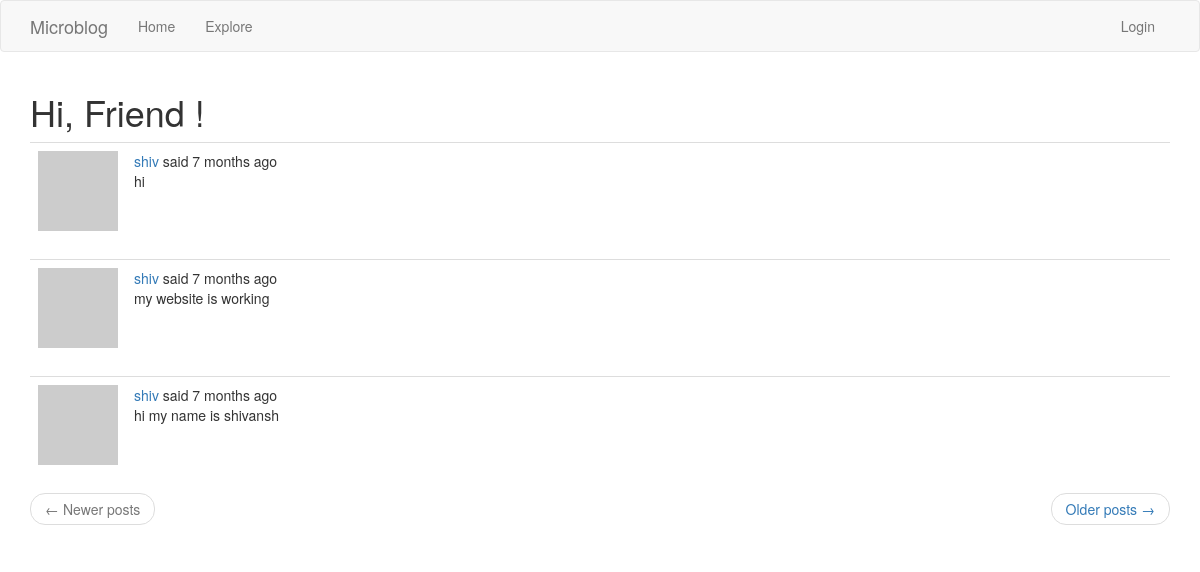
Before: /explore with the older database file.
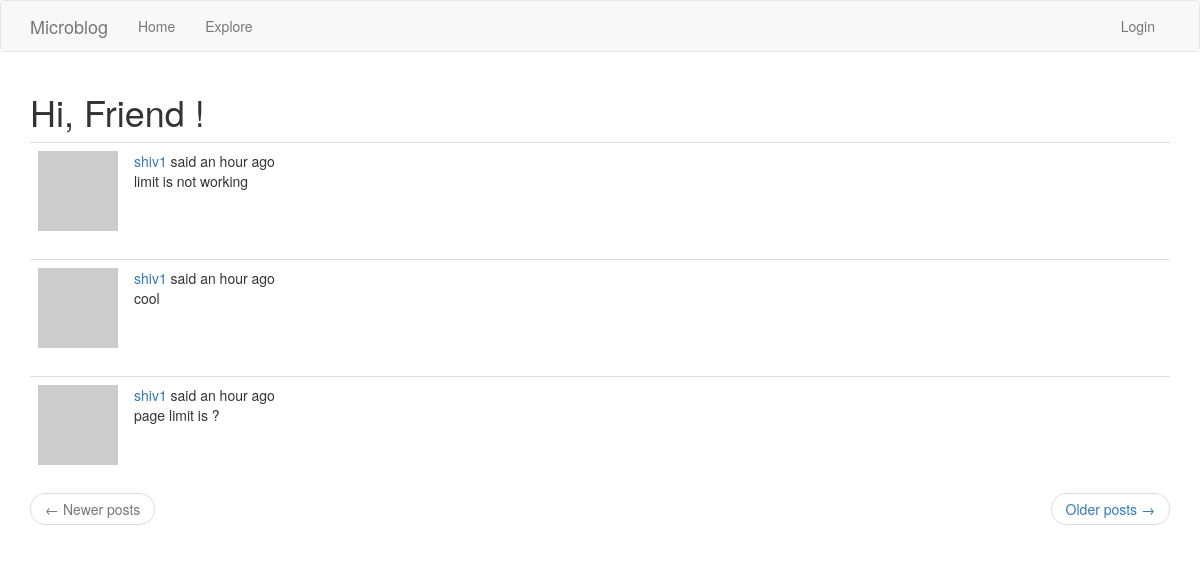
After: the same page with the newer database file.
### app/models.py (models this page shows, shortened)
class Post(db.Model):
    id = db.Column(db.Integer, primary_key=True)
    body = db.Column(db.String(140))
    timestamp = db.Column(db.DateTime, index=True, default=datetime.utcnow)
    user_id = db.Column(db.Integer, db.ForeignKey('user.id'))

### app/routes.py (the view)
@app.route('/explore')
def explore():
    page = request.args.get('page', 1, type=int)
    posts = Post.query.order_by(Post.timestamp.desc()).paginate(
        page=page, per_page=app.config['POSTS_PER_PAGE'], error_out=False)
    next_url = url_for('explore', page=posts.next_num) \
        if posts.has_next else None
    prev_url = url_for('explore', page=posts.prev_num) \
        if posts.has_prev else None
    return render_template("index.html", title=_('Explore'), posts=posts.items,
                           next_url=next_url, prev_url=prev_url)

### app/models.py (called while the page is built)
    def avatar(self, size):
        digest = md5(self.email.lower().encode('utf-8')).hexdigest()
        return 'https://www.gravatar.com/avatar/{}?d=identicon&s={}'.format(
            digest, size)

### app/routes.py (called while the page is built)
@app.before_request
def before_request():
    if current_user.is_authenticated:
        current_user.last_seen = datetime.utcnow()
        db.session.commit()
    g.locale = str(get_locale())

### app/templates/index.html (shortened to what this page needs)
{% extends "base.html" %}
{% import 'bootstrap/wtf.html' as wtf %}
{% block app_content %}
    {% if current_user.username %}  <h1>{{ _('Hi, %(username)s!',username=current_user.username) }}</h1>
    {% else %} <h1>{{ _('Hi, Friend !') }}</h1>
    {% endif %}
    {% for post in posts %}
        {% include '_post.html' %}
    {% endfor %}
    <nav aria-label="...">
        <ul class="pager">
            <li class="previous{% if not prev_url %} disabled{% endif %}">
                <a href="{{ prev_url or '#' }}">
                    <span aria-hidden="true">&larr;</span> {{ _('Newer posts') }}
                </a>
            </li>
            <li class="next{% if not next_url %} disabled{% endif %}">
                <a href="{{ next_url or '#' }}">
                    {{ _('Older posts') }} <span aria-hidden="true">&rarr;</span>
                </a>
            </li>
        </ul>
    </nav>
{% endblock %}

### app/templates/_post.html (shortened to what this page needs)
<table class="table table-hover">
    <tr>
        <td width="70px">
            <a href="{{ url_for('user', username=post.author.username) }}">
                <img src="{{ post.author.avatar(70) }}"/>
            </a>
        </td>
        <td>
            {{ _('%(username)s said %(when)s', username=user_link, when=moment(post.timestamp).fromNow()) }}
            <br>
            {{ post.body }}
        </td>
    </tr>
</table>

Changed rows visible on the page:
no longer on this page (row unchanged): Post: body "hi"
no longer on this page (row unchanged): Post: body "my website is working"
no longer on this page (row unchanged): Post: body "hi my name is shivansh"
added Post: body "limit is not working"
added Post: body "cool"
added Post: body "page limit is ?"
